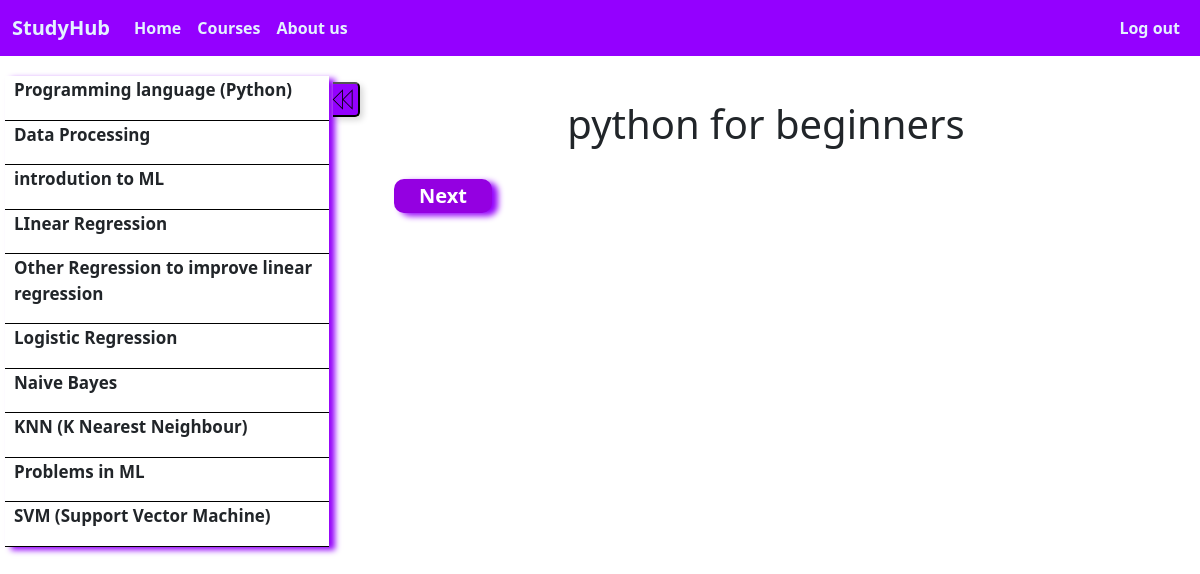
Screenshot of /lecture/Machine Learnign/python for beginners/ (signed in) with the database file from the repository.
### main/models.py (models this page shows, shortened)
class Sub_course(models.Model):
    main = models.ForeignKey(Category, on_delete=models.CASCADE)
    extra_details = models.CharField(max_length = 100,default = "",blank=True)
    topic_name = models.CharField(max_length=100)

class Sub_Topic(models.Model):
    main = models.ForeignKey(Sub_course, on_delete=models.CASCADE)
    topic_name = models.CharField(max_length=100)
    extra_details = models.CharField(max_length = 30,default = "",blank = True)
    tutorial_Video = EmbedVideoField()
    duration = models.DurationField(null=True)
    def __str__(self):
        return self.topic_name

### main/views.py (the view)
# urls.py: path("lecture/<str:Topic>/<str:SubTopic>/",views.lecture,name = "lecture"),
def lecture(request,Topic,SubTopic):
    if UserSelectedCourse.objects.filter(host = request.user).count()>0:
        main = Category.objects.get(name = Topic)
        subTopic = Sub_course.objects.filter(main = main)
        sub_topic = []
        tut = Sub_Topic.objects.get(topic_name = SubTopic)
        bool,done = False,False
        back,next = None,None
        for topic in subTopic:
            tem= []
            tem.append(topic)
            tem.append(Sub_Topic.objects.filter(main = topic))
            if not done:
                for top in Sub_Topic.objects.filter(main = topic):
                    if bool :
                        next = top
                        done = True
                        break
                    if top == tut:
                        bool = True
                        continue
                    back = top
            sub_topic.append(tem)
        print(back,next)
        if back:
            back = Sub_Topic.objects.get(topic_name = back )
        if next:
            next = Sub_Topic.objects.get(topic_name = next)
        context = {"main":main,"sub_topic":sub_topic,"tut":tut,"back":back,"next":next}
        return render(request, 'main/learner.html',context)
    else:
        return redirect("topic",Topic=Topic)

### main/models.py (called while the page is built)
    def __str__(self):
        return self.name

### main/templates/main/learner.html (shortened to what this page needs)
{% extends 'main.html' %}
{% load static %}
{% load embed_video_tags %}
{% block content %}
<div class="learner learn-main">
  <div class="side-bar">
    {% for topic in sub_topic %}
    <div class="dash">
      <div class="details" onclick="myfun('{{ topic.0.topic_name }}')">
        <p>{{ topic.0.topic_name }}</p>
      </div>
    </div>
    {% endfor %}
  </div>
  <div class="video-play video">
    <div class="learn-sidebar-show" onclick="sideBar()">
      <button>
        <div class="arrow"></div>
      </button>
    </div>
    <h1 class="heading-topic">{{ tut.topic_name }}</h1>
    <div class="video-change">
      {% if next %}
      <div class="next-video videoplay">
        <a href="{% url 'lecture' main next.topic_name %}" class="tex-dec-none">
          <p class="fs-5">Next</p>
        </a>
      </div>
      {% endif %}
    </div>
  </div>
  {% endblock %}

### static/style/main.css (style rules this page uses)
.tex-dec-none { text-decoration: None; color: black; }
.learner { display: flex; flex-direction: row; }
.learn-main { display: flex; }
.learn-main .side-bar { width: 27vw; margin: 20px 5px; display: block; box-shadow: 6px 3px 6px rgba(148, 0, 250, 2.16); }
.video { width: 72vw; height: auto; display: flex; flex-direction: column; }
.heading-topic { margin: 20px auto 5px auto; }
.learn-sidebar-show { height: 24px; }
.learn-sidebar-show button { position: absolute; top: 82px; width: 27px; height: 35px; border-left: 0; margin-left: -1px; background-color: #9400ff; border-radius: 0; border-top-right-radius: 5px; border-bottom-right-radius: 5px; box-shadow: 3px 3px 6px rgba(0, 0, 0, 0.16); }
.learn-sidebar-show .arrow { height: 21px; margin-left: -7px; width: 21px; background-repeat: no-repeat; }
.details p { font-size: 17px; font-weight: bold; }
.dash { padding: 1px 9px; border-bottom: 1px solid black; }
.video-change { display: flex; flex-direction: row; justify-content: space-between; }
.videoplay { box-shadow: 6px 3px 6px rgba(148, 0, 250, 2.16); background-color: rgb(148 0 225); border-radius: 10px; padding: 2px 25px; margin: 2vh 5vw; }
.videoplay p { margin: auto; color: white; font-weight: bold; }

### rows the page displays
Sub_course: topic_name "Programming language (Python)"
Sub_course: topic_name "Data Processing"
Sub_course: topic_name "introdution to ML"
Sub_course: topic_name "LInear Regression"
Sub_course: topic_name "Other Regression to improve linear regression"
Sub_course: topic_name "Logistic Regression"
Sub_course: topic_name "Naive Bayes"
Sub_course: topic_name "KNN (K Nearest Neighbour)"
Sub_course: topic_name "Problems in ML"
Sub_course: topic_name "SVM (Support Vector Machine)"
Sub_Topic: topic_name "python for beginners"
